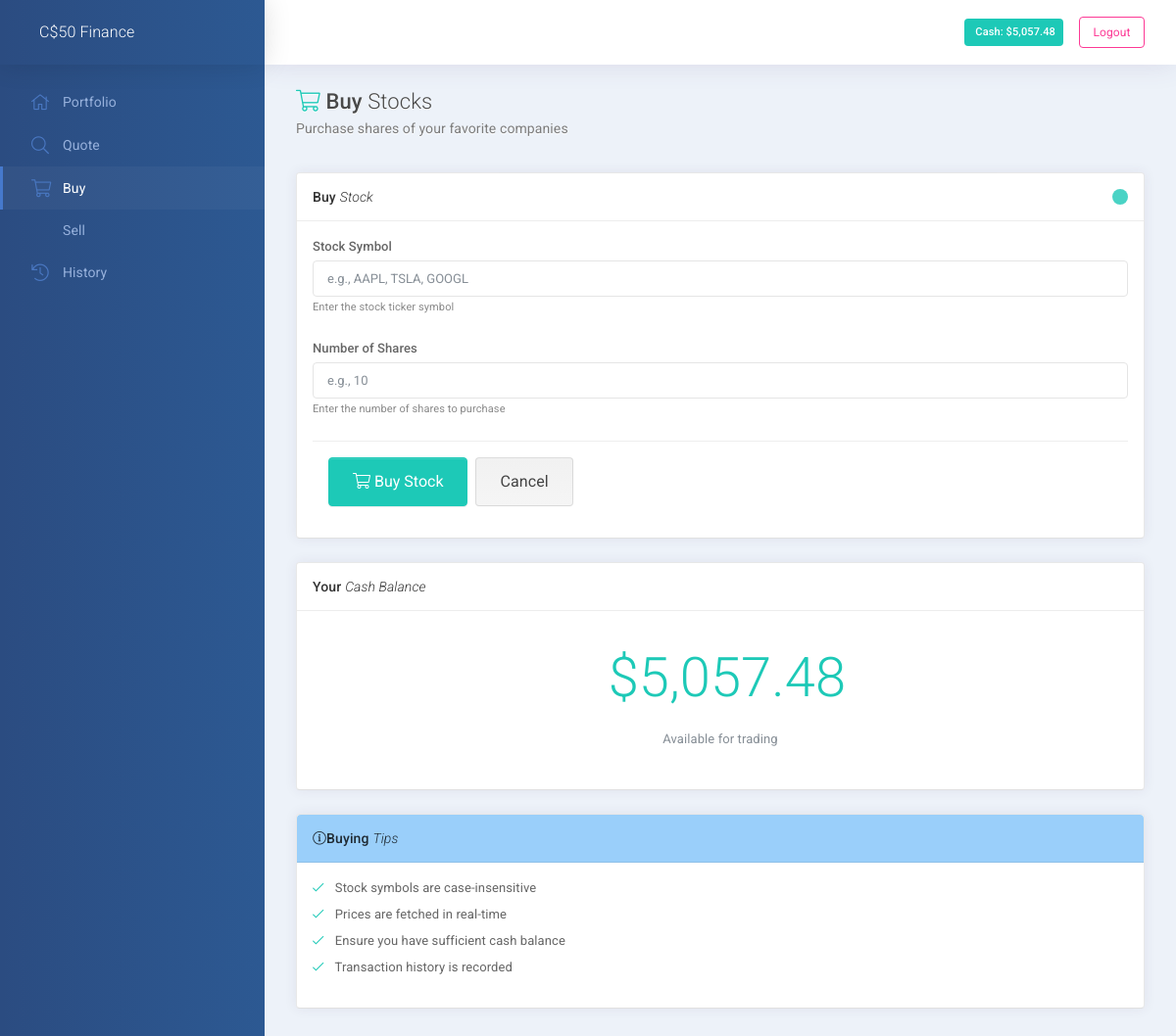
/buy (signed in), run on an earlier commit of the app's database.
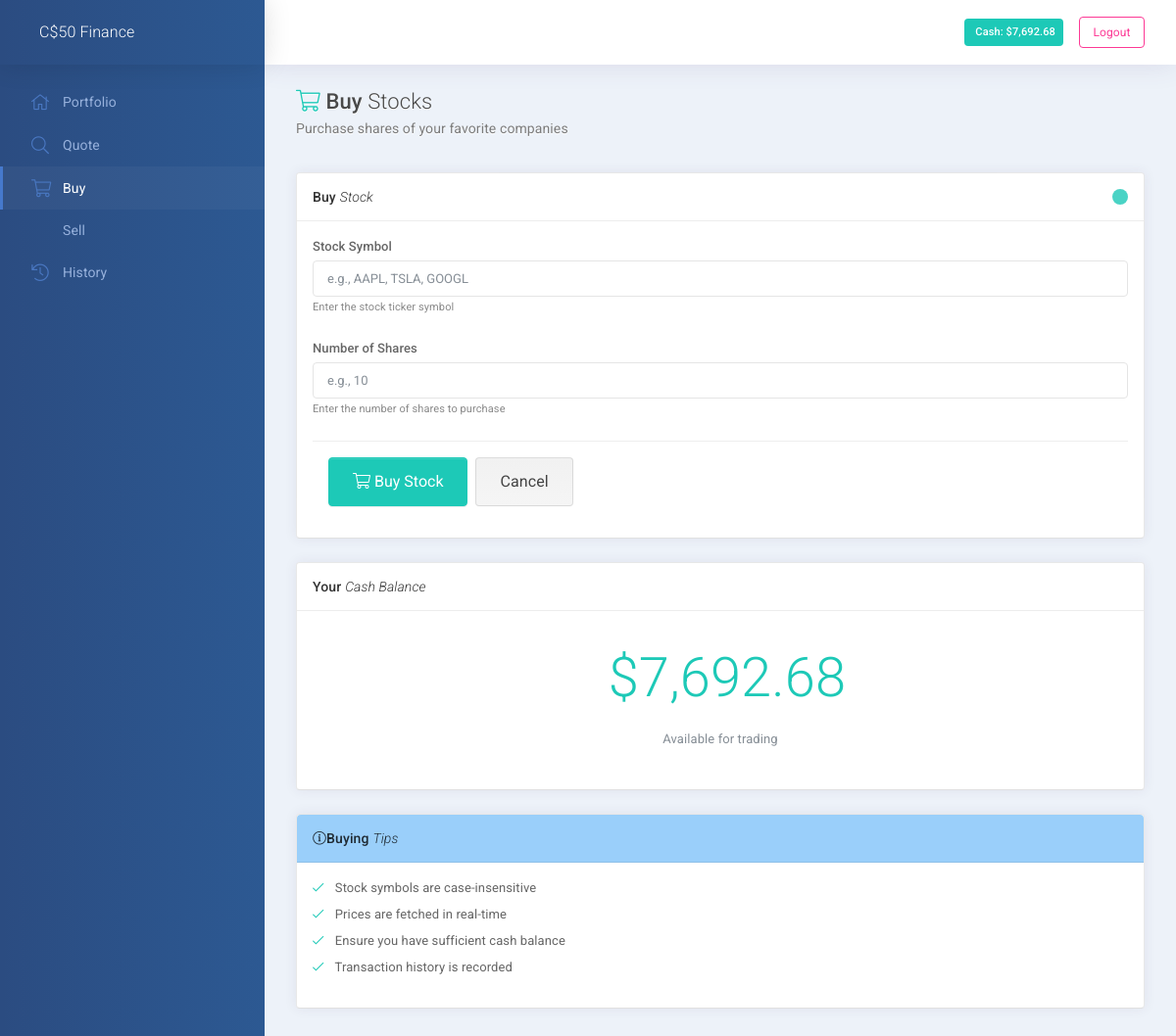
And on a later commit of the database.
### model.py (models this page shows, shortened)
class Base(DeclarativeBase):
    pass

class User(Base):
    __tablename__ = "user"
    id = mapped_column(Integer, primary_key=True)
    full_names = mapped_column(String(255))
    username = mapped_column(String(255))
    create_date: Mapped[datetime] = mapped_column(insert_default=func.now())
    password_hash = mapped_column(String(1000))
    addresses: Mapped[List["Address"]] = relationship(back_populates="user")
    portfolio: Mapped["Portfolio"] = relationship(back_populates="user")
    cash: Mapped[int] = mapped_column(insert_default=10000)
    email: Mapped[str] = mapped_column(String(255), nullable=False)
    @property
    def password(self):
        raise AttributeError('password is not a readable attribute')

### app.py (the view, shortened to what this page needs)
@app.route('/buy', methods=['GET', 'POST'])
@login_required
def buy_route():
    return render_template('buy.html')

### app.py (called while the page is built)
@app.after_request
def after_request(response):
    response.headers["Cache-Control"] = "no-cache, no-store, must-revalidate"
    response.headers["Expires"] = 0
    response.headers["Pragma"] = "no-cache"
    return response

@login_manager.user_loader
def load_user(user_id):
    user = session_db.query(User).get(int(user_id))
    return user

### helpers.py (called while the page is built)
def login_required(f):
    @wraps(f)
    @flask_login_required
    def decorated_function(*args, **kwargs):
        return f(*args, **kwargs)
    return decorated_function

def usd(value):
    return f"${value:,.2f}"

### templates/buy.html (shortened to what this page needs)
{% extends "layout.html" %}
{% block main %}
<div class="subheader">
  <h1 class="subheader-title">
    <i class='fal fa-shopping-cart text-success'></i> Buy <span class='fw-300'>Stocks</span>
    <small>
      Purchase shares of your favorite companies
    </small>
  </h1>
</div>
<div class="row">
  <div class="col-xl-6">
    <div id="panel-1" class="panel">
      <div class="panel-hdr">
        <h2>
          Buy <span class="fw-300"><i>Stock</i></span>
        </h2>
        <div class="panel-toolbar">
          <button class="btn btn-panel" data-action="panel-collapse" data-toggle="tooltip" data-offset="0,10" data-original-title="Collapse"></button>
        </div>
      </div>
      <div class="panel-container show">
        <div class="panel-content">
          <form action="/buy" method="post">
            <div class="form-group">
              <label class="form-label" for="ticker">Stock Symbol</label>
              <input type="text" id="ticker" name="ticker" class="form-control" placeholder="e.g., AAPL, TSLA, GOOGL" required autofocus>
              <span class="help-block">Enter the stock ticker symbol</span>
            </div>
            <div class="form-group">
              <label class="form-label" for="quantity">Number of Shares</label>
              <input type="number" id="quantity" name="quantity" class="form-control" min="1" placeholder="e.g., 10" required>
              <span class="help-block">Enter the number of shares to purchase</span>
            </div>
            <div class="panel-content border-faded border-left-0 border-right-0 border-bottom-0 d-flex flex-row align-items-center mt-3">
              <button type="submit" class="btn btn-success btn-lg waves-effect waves-themed">
                <i class="fal fa-shopping-cart"></i> Buy Stock
              </button>
              <a href="/" class="btn btn-default btn-lg ml-2 waves-effect waves-themed">Cancel</a>
            </div>
          </form>
        </div>
      </div>
    </div>
  </div>
  <div class="col-xl-6">
    <div id="panel-2" class="panel">
      <div class="panel-hdr">
        <h2>
          Your <span class="fw-300"><i>Cash Balance</i></span>
        </h2>
      </div>
      <div class="panel-container show">
        <div class="panel-content">
          <div class="d-flex align-items-center justify-content-center" style="min-height: 150px;">
            <div class="text-center">
              <h1 class="display-3 text-success mb-0">
                 {{ current_user.cash | usd }}
              </h1>
              <p class="text-muted mt-2">Available for trading</p>
            </div>
          </div>
        </div>
      </div>
    </div>
    <div id="panel-3" class="panel">
      <div class="panel-hdr bg-info-50">
        <h2>
          <i class="fal fa-info-circle"></i> Buying <span class="fw-300"><i>Tips</i></span>
        </h2>
      </div>
      <div class="panel-container show">
        <div class="panel-content">
          <ul class="list-unstyled">
            <li class="mb-2"><i class="fal fa-check text-success mr-2"></i> Stock symbols are case-insensitive</li>
            <li class="mb-2"><i class="fal fa-check text-success mr-2"></i> Prices are fetched in real-time</li>
            <li class="mb-2"><i class="fal fa-check text-success mr-2"></i> Ensure you have sufficient cash balance</li>
            <li class="mb-2"><i class="fal fa-check text-success mr-2"></i> Transaction history is recorded</li>
          </ul>
        </div>
      </div>
    </div>
  </div>
</div>
{% endblock %}

### templates/layout.html (shortened to what this page needs)
<!DOCTYPE html>
<html lang="en">
  <head>
    <link rel="stylesheet" media="screen, print" href="{{ url_for('static', filename='css/vendors.bundle.css') }}">
    <link rel="stylesheet" media="screen, print" href="{{ url_for('static', filename='css/app.bundle.css') }}">
    <link rel="stylesheet" media="screen, print" href="{{ url_for('static', filename='css/themes/cust-theme-3.css') }}">
  </head>
  <body class="mod-bg-1 mod-nav-link">
      <div class="page-wrapper">
	<div class="page-inner">
	  {% if current_user.is_authenticated %}
	  <aside class="page-sidebar">
	    <div class="page-logo">
	      <a href="/" class="page-logo-link d-flex align-items-center">
		<span class="page-logo-text">C$50 Finance</span>
	      </a>
	    </div>
	    <nav id="js-primary-nav" class="primary-nav" role="navigation">
	      <ul id="js-nav-menu" class="nav-menu">
		<li class="{{ 'active' if request.path == '/' }}"><a href="/"><i class="fal fa-home"></i> <span class="nav-link-text">Portfolio</span></a></li>
		<li class="{{ 'active' if request.path == '/quote' }}"><a href="/quote"><i class="fal fa-search"></i> <span class="nav-link-text">Quote</span></a></li>
		<li class="{{ 'active' if request.path == '/buy' }}"><a href="/buy"><i class="fal fa-shopping-cart"></i> <span class="nav-link-text">Buy</span></a></li>
		<li class="{{ 'active' if request.path == '/sell' }}"><a href="/sell"> <span class="nav-link-text">Sell</span></a></li>
		<li class="{{ 'active' if request.path == '/history' }}"><a href="/history"><i class="fal fa-history"></i> <span class="nav-link-text">History</span></a></li>
	      </ul>
	    </nav>
	  </aside>
	  {% endif %}
	  <div class="page-content-wrapper">
	    <header class="page-header" role="banner">
	      <div class="ml-auto d-flex align-items-center">
		{% if current_user.is_authenticated %}
		<div class="mr-3">
		  <span class="badge badge-success p-2">
		     Cash: {{ current_user.cash | usd }}
		  </span>
		</div>
		<a href="/logout" class="btn btn-sm btn-outline-danger">Logout</a>
		{% else %}
		<a href="{{ url_for('login') }}" class="btn btn-sm btn-primary mr-2">Login</a>
		<a href="{{ url_for('register') }}" class="btn btn-sm btn-outline-primary">Register</a>
		{% endif %}
	      </div>
	    </header>
	    <main id="js-page-content" role="main" class="page-content">
	      {% block main %}{% endblock %}
	    </main>
	  </div>
	</div>
      </div>
    </body>
</html>

What changed in the data, as far as the page shows it:
changed User: cash "$5,057.48" → "$7,692.68"
